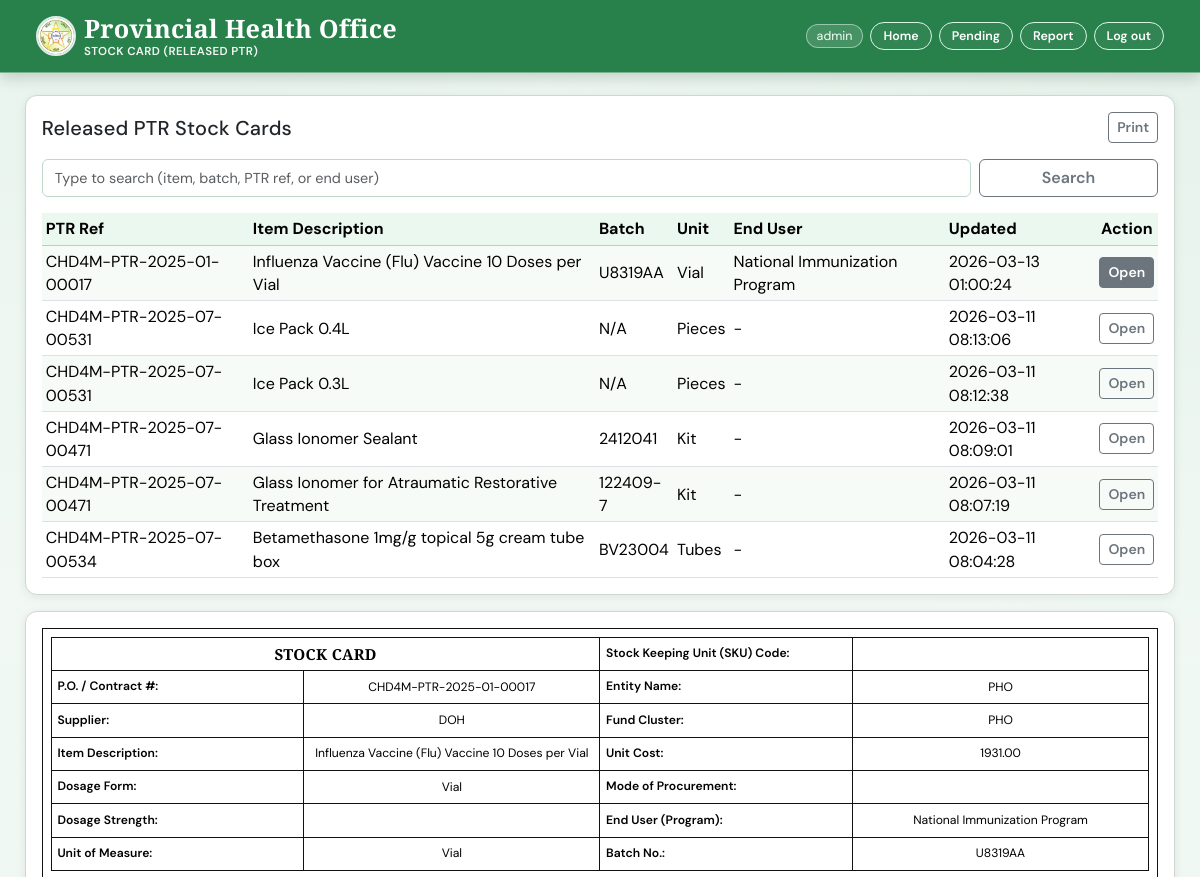
Page /stock_card.php?card_id=12 (signed in, upper part) on the earlier database version.
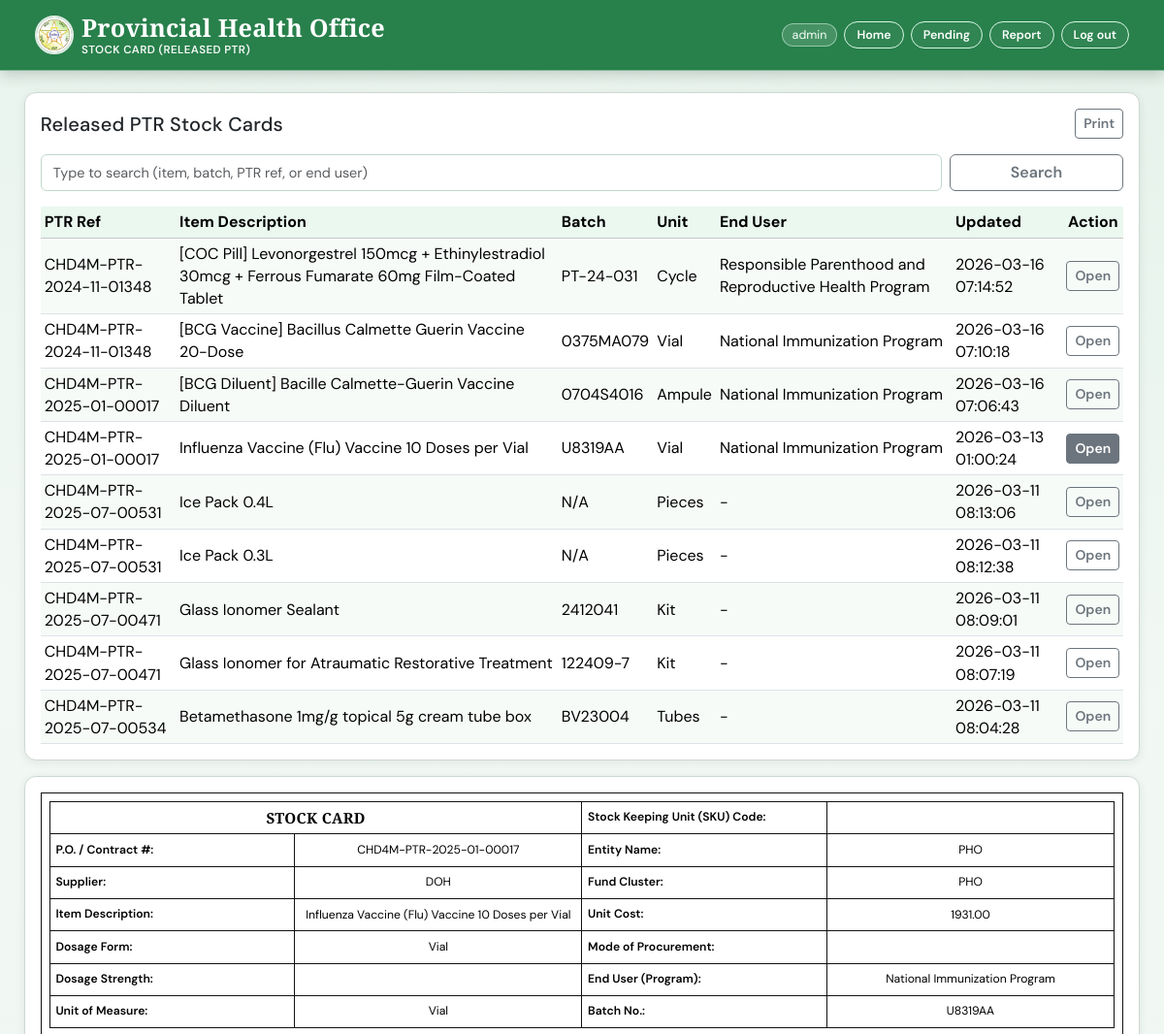
Same page on the later database version.
### tables this page shows
CREATE TABLE `stock_cards` (
  `id` int NOT NULL AUTO_INCREMENT,
  `po_contract_no` varchar(255) DEFAULT NULL,
  `supplier` varchar(255) DEFAULT NULL,
  `item_description` text,
  `dosage_form` varchar(255) DEFAULT NULL,
  `dosage_strength` varchar(255) DEFAULT NULL,
  `uom` varchar(100) DEFAULT NULL,
  `sku_code` varchar(150) DEFAULT NULL,
  `entity_name` varchar(255) DEFAULT NULL,
  `fund_cluster` varchar(255) DEFAULT NULL,
  `unit_cost` decimal(12,2) DEFAULT NULL,
  `mode_of_procurement` varchar(255) DEFAULT NULL,
  `end_user_program` varchar(255) DEFAULT NULL,
  `batch_no` varchar(120) DEFAULT NULL,
  `ledger_rows` longtext,
  `item_key` varchar(400) DEFAULT NULL,
  `source_type` varchar(30) NOT NULL DEFAULT 'manual',
  `created_by` varchar(150) DEFAULT NULL,
  `created_at` timestamp NULL DEFAULT CURRENT_TIMESTAMP,
  PRIMARY KEY (`id`)
);

### stock_card.php (the view, shortened to what the changed rows need)
<?php
$selectedCardId = isset($_GET['card_id']) ? (int) $_GET['card_id'] : 0;
$error = '';
$cards = [];
$formData = [
    'po_contract_no' => '',
    'supplier' => '',
    'item_description' => '',
    'dosage_form' => '',
    'dosage_strength' => '',
    'uom' => '',
    'sku_code' => '',
    'entity_name' => '',
    'fund_cluster' => '',
    'unit_cost' => '',
    'mode_of_procurement' => '',
    'end_user_program' => '',
    'batch_no' => '',
];
try {
    $pdo = getConnection();
    $pdo->exec(
        'CREATE TABLE IF NOT EXISTS stock_cards (
            id INT NOT NULL AUTO_INCREMENT,
            po_contract_no VARCHAR(255) DEFAULT NULL,
            supplier VARCHAR(255) DEFAULT NULL,
            item_description TEXT,
            dosage_form VARCHAR(255) DEFAULT NULL,
            dosage_strength VARCHAR(255) DEFAULT NULL,
            uom VARCHAR(100) DEFAULT NULL,
            sku_code VARCHAR(150) DEFAULT NULL,
            entity_name VARCHAR(255) DEFAULT NULL,
            fund_cluster VARCHAR(255) DEFAULT NULL,
            unit_cost DECIMAL(12,2) DEFAULT NULL,
            mode_of_procurement VARCHAR(255) DEFAULT NULL,
            end_user_program VARCHAR(255) DEFAULT NULL,
            batch_no VARCHAR(120) DEFAULT NULL,
            ledger_rows LONGTEXT,
            item_key VARCHAR(400) DEFAULT NULL,
            source_type VARCHAR(30) NOT NULL DEFAULT "manual",
            created_by VARCHAR(150) DEFAULT NULL,
            created_at TIMESTAMP NULL DEFAULT CURRENT_TIMESTAMP,
            PRIMARY KEY (id)
        ) ENGINE=InnoDB DEFAULT CHARSET=utf8mb4 COLLATE=utf8mb4_0900_ai_ci'
    );
    $params = [];
    $where = ['source_type = "release"'];
    $listSql = '
        SELECT id, po_contract_no, item_description, batch_no, uom, end_user_program, created_at
        FROM stock_cards
        WHERE ' . implode(' AND ', $where) . '
        ORDER BY created_at DESC, id DESC
    ';
    $listStmt = $pdo->prepare($listSql);
    $listStmt->execute($params);
    $cards = $listStmt->fetchAll();
    if ($selectedCardId > 0) {
        $cardStmt = $pdo->prepare('
            SELECT
                id,
                po_contract_no,
                supplier,
                item_description,
                dosage_form,
                dosage_strength,
                uom,
                sku_code,
                entity_name,
                fund_cluster,
                unit_cost,
                mode_of_procurement,
                end_user_program,
                batch_no,
                ledger_rows
            FROM stock_cards
            WHERE id = ? AND source_type = "release"
            LIMIT 1
        ');
        $cardStmt->execute([$selectedCardId]);
        $selectedCard = $cardStmt->fetch();
        if ($selectedCard) {
            foreach ($formData as $key => $value) {
                $formData[$key] = (string) ($selectedCard[$key] ?? '');
            }
        }
    }
} catch (PDOException $e) {
    $error = 'Unable to load released stock cards right now.';
}
?>
<!DOCTYPE html>
<html lang="en">
<head>
    <link rel="stylesheet" href="style.css?v=20260305">
</head>
<body class="stock-card-page">
    <main class="py-4">
        <div class="container">
            <div class="card app-card mb-3 stock-card-list-card">
                <div class="card-body">
                    <div class="d-flex justify-content-between align-items-center flex-wrap gap-2 mb-3">
                        <h1 class="h5 mb-0">Released PTR Stock Cards</h1>
                    </div>
                    <?php if ($error !== ''): ?>
                        <div class="alert alert-danger py-2 mb-0"><?= htmlspecialchars($error) ?></div>
                    <?php elseif (empty($cards)): ?>
                        <div class="alert alert-info py-2 mb-0">No released PTR stock cards yet.</div>
                    <?php else: ?>
                        <div class="table-responsive">
                            <table class="table table-sm table-striped align-middle mb-0">
                                <thead class="table-light">
                                    <tr>
                                        <th>PTR Ref</th>
                                        <th>Item Description</th>
                                        <th>Batch</th>
                                        <th>Unit</th>
                                        <th>End User</th>
                                        <th>Updated</th>
                                        <th class="text-center">Action</th>
                                    </tr>
                                </thead>
                                <tbody>
                                    <?php foreach ($cards as $card): ?>
                                        <?php $cardId = (int) ($card['id'] ?? 0); ?>
                                        <tr>
                                            <td><?= htmlspecialchars((string) ($card['po_contract_no'] ?? '-')) ?></td>
                                            <td><?= htmlspecialchars((string) ($card['item_description'] ?? '-')) ?></td>
                                            <td><?= htmlspecialchars((string) ($card['batch_no'] ?? '-')) ?></td>
                                            <td><?= htmlspecialchars((string) ($card['uom'] ?? '-')) ?></td>
                                            <td><?= htmlspecialchars((string) ($card['end_user_program'] ?? '-')) ?></td>
                                            <td><?= htmlspecialchars((string) ($card['created_at'] ?? '-')) ?></td>
                                            <td class="text-center">
                                                <a href="stock_card.php?card_id=<?= $cardId ?>" class="btn btn-outline-secondary btn-sm <?= $cardId === $selectedCardId ? 'active' : '' ?>">Open</a>
                                            </td>
                                        </tr>
                                    <?php endforeach; ?>
                                </tbody>
                            </table>
                        </div>
                    <?php endif; ?>
                </div>
            </div>
            <div class="card app-card stock-card-print-card">
                <div class="card-body">
                    <div class="stock-card-sheet">
                        <div class="table-responsive">
                            <table class="table table-bordered table-sm mb-0 stock-card-master-table">
                                <colgroup>
                                </colgroup>
                                <tbody>
                                    <tr>
                                        <th class="stock-card-label-cell">Stock Keeping Unit (SKU) Code:</th>
                                    </tr>
                                    <tr>
                                        <th class="stock-card-label-cell">P.O. / Contract #:</th>
                                        <td><input type="text" class="stock-card-line-input" value="<?= htmlspecialchars($formData['po_contract_no']) ?>" readonly></td>
                                        <th class="stock-card-label-cell">Entity Name:</th>
                                        <td><input type="text" class="stock-card-line-input" value="<?= htmlspecialchars($formData['entity_name']) ?>" readonly></td>
                                    </tr>
                                    <tr>
                                        <th class="stock-card-label-cell">Supplier:</th>
                                        <td><input type="text" class="stock-card-line-input" value="<?= htmlspecialchars($formData['supplier']) ?>" readonly></td>
                                        <th class="stock-card-label-cell">Fund Cluster:</th>
                                        <td><input type="text" class="stock-card-line-input" value="<?= htmlspecialchars($formData['fund_cluster']) ?>" readonly></td>
                                    </tr>
                                    <tr>
                                        <th class="stock-card-label-cell">Item Description:</th>
                                        <td><input type="text" class="stock-card-line-input" value="<?= htmlspecialchars($formData['item_description']) ?>" readonly></td>
                                        <th class="stock-card-label-cell">Unit Cost:</th>
                                        <td><input type="text" class="stock-card-line-input text-end" value="<?= htmlspecialchars($formData['unit_cost']) ?>" readonly></td>
                                    </tr>
                                    <tr>
                                        <th class="stock-card-label-cell">Dosage Form:</th>
                                        <td><input type="text" class="stock-card-line-input" value="<?= htmlspecialchars($formData['dosage_form']) ?>" readonly></td>
                                        <th class="stock-card-label-cell">Mode of Procurement:</th>
                                    </tr>
                                    <tr>
                                        <th class="stock-card-label-cell">Dosage Strength:</th>
                                        <th class="stock-card-label-cell">End User (Program):</th>
                                        <td><input type="text" class="stock-card-line-input" value="<?= htmlspecialchars($formData['end_user_program']) ?>" readonly></td>
                                    </tr>
                                    <tr>
                                        <th class="stock-card-label-cell">Unit of Measure:</th>
                                        <td><input type="text" class="stock-card-line-input" value="<?= htmlspecialchars($formData['uom']) ?>" readonly></td>
                                        <th class="stock-card-label-cell">Batch No.:</th>
                                        <td><input type="text" class="stock-card-line-input" value="<?= htmlspecialchars($formData['batch_no']) ?>" readonly></td>
                                    </tr>
                                </tbody>
                            </table>
                        </div>
                    </div>
                </div>
            </div>
        </div>
    </main>
</body>
</html>

Differences in the rows shown:
added stock_cards: po_contract_no "CHD4M-PTR-2024-11-01348", item_description "[COC Pill] Levonorgestrel 150mcg + Ethinylestradiol 30mcg + Ferrous Fumarate 60mg Film-Coated Tablet", batch_no "PT-24-031", uom "Cycle", end_user_program "Responsible Parenthood and Reproductive Health Program", created_at "2026-03-16 07:14:52"
added stock_cards: po_contract_no "CHD4M-PTR-2024-11-01348", item_description "[BCG Vaccine] Bacillus Calmette Guerin Vaccine 20-Dose", batch_no "0375MA079", uom "Vial", end_user_program "National Immunization Program", created_at "2026-03-16 07:10:18"
added stock_cards: po_contract_no "CHD4M-PTR-2025-01-00017", item_description "[BCG Diluent] Bacille Calmette-Guerin Vaccine Diluent", batch_no "0704S4016", uom "Ampule", end_user_program "National Immunization Program", created_at "2026-03-16 07:06:43"
